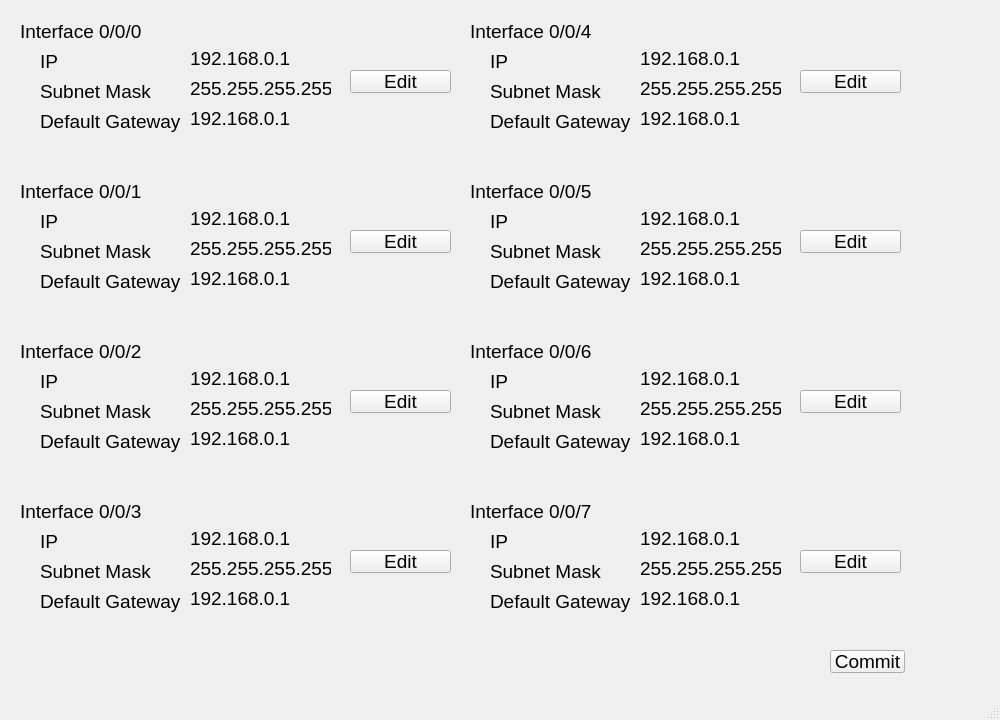
<?xml version="1.0" encoding="UTF-8"?>
<ui version="4.0">
 <class>Interfaces</class>
 <widget class="QMainWindow" name="Interfaces">
  <property name="geometry">
   <rect>
    <x>0</x>
    <y>0</y>
    <width>1000</width>
    <height>720</height>
   </rect>
  </property>
  <property name="minimumSize">
   <size>
    <width>1000</width>
    <height>720</height>
   </size>
  </property>
  <property name="maximumSize">
   <size>
    <width>1000</width>
    <height>720</height>
   </size>
  </property>
  <property name="windowTitle">
   <string>Interfaces</string>
  </property>
  <widget class="QWidget" name="centralwidget">
   <widget class="QLabel" name="label_2">
    <property name="geometry">
     <rect>
      <x>40</x>
      <y>50</y>
      <width>78</width>
      <height>23</height>
     </rect>
    </property>
    <property name="sizePolicy">
     <sizepolicy hsizetype="MinimumExpanding" vsizetype="MinimumExpanding">
      <horstretch>0</horstretch>
      <verstretch>0</verstretch>
     </sizepolicy>
    </property>
    <property name="font">
     <font>
      <pointsize>14</pointsize>
     </font>
    </property>
    <property name="text">
     <string>IP</string>
    </property>
   </widget>
   <widget class="QLabel" name="label">
    <property name="geometry">
     <rect>
      <x>20</x>
      <y>20</y>
      <width>131</width>
      <height>23</height>
     </rect>
    </property>
    <property name="sizePolicy">
     <sizepolicy hsizetype="MinimumExpanding" vsizetype="MinimumExpanding">
      <horstretch>0</horstretch>
      <verstretch>0</verstretch>
     </sizepolicy>
    </property>
    <property name="font">
     <font>
      <pointsize>14</pointsize>
     </font>
    </property>
    <property name="text">
     <string>Interface 0/0/0</string>
    </property>
   </widget>
   <widget class="QLabel" name="label_3">
    <property name="geometry">
     <rect>
      <x>40</x>
      <y>80</y>
      <width>111</width>
      <height>23</height>
     </rect>
    </property>
    <property name="sizePolicy">
     <sizepolicy hsizetype="MinimumExpanding" vsizetype="MinimumExpanding">
      <horstretch>0</horstretch>
      <verstretch>0</verstretch>
     </sizepolicy>
    </property>
    <property name="font">
     <font>
      <pointsize>14</pointsize>
     </font>
    </property>
    <property name="text">
     <string>Subnet Mask</string>
    </property>
   </widget>
   <widget class="QLabel" name="label_4">
    <property name="geometry">
     <rect>
      <x>40</x>
      <y>110</y>
      <width>141</width>
      <height>23</height>
     </rect>
    </property>
    <property name="sizePolicy">
     <sizepolicy hsizetype="MinimumExpanding" vsizetype="MinimumExpanding">
      <horstretch>0</horstretch>
      <verstretch>0</verstretch>
     </sizepolicy>
    </property>
    <property name="font">
     <font>
      <pointsize>14</pointsize>
     </font>
    </property>
    <property name="text">
     <string>Default Gateway</string>
    </property>
   </widget>
   <widget class="QLabel" name="label_5">
    <property name="geometry">
     <rect>
      <x>20</x>
      <y>180</y>
      <width>131</width>
      <height>23</height>
     </rect>
    </property>
    <property name="sizePolicy">
     <sizepolicy hsizetype="MinimumExpanding" vsizetype="MinimumExpanding">
      <horstretch>0</horstretch>
      <verstretch>0</verstretch>
     </sizepolicy>
    </property>
    <property name="font">
     <font>
      <pointsize>14</pointsize>
     </font>
    </property>
    <property name="text">
     <string>Interface 0/0/1</string>
    </property>
   </widget>
   <widget class="QLabel" name="label_6">
    <property name="geometry">
     <rect>
      <x>40</x>
      <y>210</y>
      <width>78</width>
      <height>23</height>
     </rect>
    </property>
    <property name="sizePolicy">
     <sizepolicy hsizetype="MinimumExpanding" vsizetype="MinimumExpanding">
      <horstretch>0</horstretch>
      <verstretch>0</verstretch>
     </sizepolicy>
    </property>
    <property name="font">
     <font>
      <pointsize>14</pointsize>
     </font>
    </property>
    <property name="text">
     <string>IP</string>
    </property>
   </widget>
   <widget class="QLabel" name="label_7">
    <property name="geometry">
     <rect>
      <x>40</x>
      <y>240</y>
      <width>111</width>
      <height>23</height>
     </rect>
    </property>
    <property name="sizePolicy">
     <sizepolicy hsizetype="MinimumExpanding" vsizetype="MinimumExpanding">
      <horstretch>0</horstretch>
      <verstretch>0</verstretch>
     </sizepolicy>
    </property>
    <property name="font">
     <font>
      <pointsize>14</pointsize>
     </font>
    </property>
    <property name="text">
     <string>Subnet Mask</string>
    </property>
   </widget>
   <widget class="QLabel" name="label_8">
    <property name="geometry">
     <rect>
      <x>40</x>
      <y>270</y>
      <width>141</width>
      <height>23</height>
     </rect>
    </property>
    <property name="sizePolicy">
     <sizepolicy hsizetype="MinimumExpanding" vsizetype="MinimumExpanding">
      <horstretch>0</horstretch>
      <verstretch>0</verstretch>
     </sizepolicy>
    </property>
    <property name="font">
     <font>
      <pointsize>14</pointsize>
     </font>
    </property>
    <property name="text">
     <string>Default Gateway</string>
    </property>
   </widget>
   <widget class="QLabel" name="label_9">
    <property name="geometry">
     <rect>
      <x>20</x>
      <y>340</y>
      <width>131</width>
      <height>23</height>
     </rect>
    </property>
    <property name="sizePolicy">
     <sizepolicy hsizetype="MinimumExpanding" vsizetype="MinimumExpanding">
      <horstretch>0</horstretch>
      <verstretch>0</verstretch>
     </sizepolicy>
    </property>
    <property name="font">
     <font>
      <pointsize>14</pointsize>
     </font>
    </property>
    <property name="text">
     <string>Interface 0/0/2</string>
    </property>
   </widget>
   <widget class="QLabel" name="label_10">
    <property name="geometry">
     <rect>
      <x>40</x>
      <y>370</y>
      <width>78</width>
      <height>23</height>
     </rect>
    </property>
    <property name="sizePolicy">
     <sizepolicy hsizetype="MinimumExpanding" vsizetype="MinimumExpanding">
      <horstretch>0</horstretch>
      <verstretch>0</verstretch>
     </sizepolicy>
    </property>
    <property name="font">
     <font>
      <pointsize>14</pointsize>
     </font>
    </property>
    <property name="text">
     <string>IP</string>
    </property>
   </widget>
   <widget class="QLabel" name="label_11">
    <property name="geometry">
     <rect>
      <x>40</x>
      <y>400</y>
      <width>111</width>
      <height>23</height>
     </rect>
    </property>
    <property name="sizePolicy">
     <sizepolicy hsizetype="MinimumExpanding" vsizetype="MinimumExpanding">
      <horstretch>0</horstretch>
      <verstretch>0</verstretch>
     </sizepolicy>
    </property>
    <property name="font">
     <font>
      <pointsize>14</pointsize>
     </font>
    </property>
    <property name="text">
     <string>Subnet Mask</string>
    </property>
   </widget>
   <widget class="QLabel" name="label_12">
    <property name="geometry">
     <rect>
      <x>40</x>
      <y>430</y>
      <width>141</width>
      <height>23</height>
     </rect>
    </property>
    <property name="sizePolicy">
     <sizepolicy hsizetype="MinimumExpanding" vsizetype="MinimumExpanding">
      <horstretch>0</horstretch>
      <verstretch>0</verstretch>
     </sizepolicy>
    </property>
    <property name="font">
     <font>
      <pointsize>14</pointsize>
     </font>
    </property>
    <property name="text">
     <string>Default Gateway</string>
    </property>
   </widget>
   <widget class="QLabel" name="label_13">
    <property name="geometry">
     <rect>
      <x>20</x>
      <y>500</y>
      <width>131</width>
      <height>23</height>
     </rect>
    </property>
    <property name="sizePolicy">
     <sizepolicy hsizetype="MinimumExpanding" vsizetype="MinimumExpanding">
      <horstretch>0</horstretch>
      <verstretch>0</verstretch>
     </sizepolicy>
    </property>
    <property name="font">
     <font>
      <pointsize>14</pointsize>
     </font>
    </property>
    <property name="text">
     <string>Interface 0/0/3</string>
    </property>
   </widget>
   <widget class="QLabel" name="label_14">
    <property name="geometry">
     <rect>
      <x>40</x>
      <y>530</y>
      <width>78</width>
      <height>23</height>
     </rect>
    </property>
    <property name="sizePolicy">
     <sizepolicy hsizetype="MinimumExpanding" vsizetype="MinimumExpanding">
      <horstretch>0</horstretch>
      <verstretch>0</verstretch>
     </sizepolicy>
    </property>
    <property name="font">
     <font>
      <pointsize>14</pointsize>
     </font>
    </property>
    <property name="text">
     <string>IP</string>
    </property>
   </widget>
   <widget class="QLabel" name="label_15">
    <property name="geometry">
     <rect>
      <x>40</x>
      <y>560</y>
      <width>111</width>
      <height>23</height>
     </rect>
    </property>
    <property name="sizePolicy">
     <sizepolicy hsizetype="MinimumExpanding" vsizetype="MinimumExpanding">
      <horstretch>0</horstretch>
      <verstretch>0</verstretch>
     </sizepolicy>
    </property>
    <property name="font">
     <font>
      <pointsize>14</pointsize>
     </font>
    </property>
    <property name="text">
     <string>Subnet Mask</string>
    </property>
   </widget>
   <widget class="QLabel" name="label_16">
    <property name="geometry">
     <rect>
      <x>40</x>
      <y>590</y>
      <width>141</width>
      <height>23</height>
     </rect>
    </property>
    <property name="sizePolicy">
     <sizepolicy hsizetype="MinimumExpanding" vsizetype="MinimumExpanding">
      <horstretch>0</horstretch>
      <verstretch>0</verstretch>
     </sizepolicy>
    </property>
    <property name="font">
     <font>
      <pointsize>14</pointsize>
     </font>
    </property>
    <property name="text">
     <string>Default Gateway</string>
    </property>
   </widget>
   <widget class="QLabel" name="label_17">
    <property name="geometry">
     <rect>
      <x>470</x>
      <y>20</y>
      <width>131</width>
      <height>23</height>
     </rect>
    </property>
    <property name="sizePolicy">
     <sizepolicy hsizetype="MinimumExpanding" vsizetype="MinimumExpanding">
      <horstretch>0</horstretch>
      <verstretch>0</verstretch>
     </sizepolicy>
    </property>
    <property name="font">
     <font>
      <pointsize>14</pointsize>
     </font>
    </property>
    <property name="text">
     <string>Interface 0/0/4</string>
    </property>
   </widget>
   <widget class="QLabel" name="label_18">
    <property name="geometry">
     <rect>
      <x>490</x>
      <y>50</y>
      <width>78</width>
      <height>23</height>
     </rect>
    </property>
    <property name="sizePolicy">
     <sizepolicy hsizetype="MinimumExpanding" vsizetype="MinimumExpanding">
      <horstretch>0</horstretch>
      <verstretch>0</verstretch>
     </sizepolicy>
    </property>
    <property name="font">
     <font>
      <pointsize>14</pointsize>
     </font>
    </property>
    <property name="text">
     <string>IP</string>
    </property>
   </widget>
   <widget class="QLabel" name="label_19">
    <property name="geometry">
     <rect>
      <x>490</x>
      <y>80</y>
      <width>111</width>
      <height>23</height>
     </rect>
    </property>
    <property name="sizePolicy">
     <sizepolicy hsizetype="MinimumExpanding" vsizetype="MinimumExpanding">
      <horstretch>0</horstretch>
      <verstretch>0</verstretch>
     </sizepolicy>
    </property>
    <property name="font">
     <font>
      <pointsize>14</pointsize>
     </font>
    </property>
    <property name="text">
     <string>Subnet Mask</string>
    </property>
   </widget>
   <widget class="QLabel" name="label_20">
    <property name="geometry">
     <rect>
      <x>490</x>
      <y>110</y>
      <width>141</width>
      <height>23</height>
     </rect>
    </property>
    <property name="sizePolicy">
     <sizepolicy hsizetype="MinimumExpanding" vsizetype="MinimumExpanding">
      <horstretch>0</horstretch>
      <verstretch>0</verstretch>
     </sizepolicy>
    </property>
    <property name="font">
     <font>
      <pointsize>14</pointsize>
     </font>
    </property>
    <property name="text">
     <string>Default Gateway</string>
    </property>
   </widget>
   <widget class="QLabel" name="label_21">
    <property name="geometry">
     <rect>
      <x>470</x>
      <y>180</y>
      <width>131</width>
      <height>23</height>
     </rect>
    </property>
    <property name="sizePolicy">
     <sizepolicy hsizetype="MinimumExpanding" vsizetype="MinimumExpanding">
      <horstretch>0</horstretch>
      <verstretch>0</verstretch>
     </sizepolicy>
    </property>
    <property name="font">
     <font>
      <pointsize>14</pointsize>
     </font>
    </property>
    <property name="text">
     <string>Interface 0/0/5</string>
    </property>
   </widget>
   <widget class="QLabel" name="label_22">
    <property name="geometry">
     <rect>
      <x>490</x>
      <y>210</y>
      <width>78</width>
      <height>23</height>
     </rect>
    </property>
    <property name="sizePolicy">
     <sizepolicy hsizetype="MinimumExpanding" vsizetype="MinimumExpanding">
      <horstretch>0</horstretch>
      <verstretch>0</verstretch>
     </sizepolicy>
    </property>
    <property name="font">
     <font>
      <pointsize>14</pointsize>
     </font>
    </property>
    <property name="text">
     <string>IP</string>
    </property>
   </widget>
   <widget class="QLabel" name="label_23">
    <property name="geometry">
     <rect>
      <x>490</x>
      <y>240</y>
      <width>111</width>
      <height>23</height>
     </rect>
    </property>
    <property name="sizePolicy">
     <sizepolicy hsizetype="MinimumExpanding" vsizetype="MinimumExpanding">
      <horstretch>0</horstretch>
      <verstretch>0</verstretch>
     </sizepolicy>
    </property>
    <property name="font">
     <font>
      <pointsize>14</pointsize>
     </font>
    </property>
    <property name="text">
     <string>Subnet Mask</string>
    </property>
   </widget>
   <widget class="QLabel" name="label_24">
    <property name="geometry">
     <rect>
      <x>490</x>
      <y>270</y>
      <width>141</width>
      <height>23</height>
     </rect>
    </property>
    <property name="sizePolicy">
     <sizepolicy hsizetype="MinimumExpanding" vsizetype="MinimumExpanding">
      <horstretch>0</horstretch>
      <verstretch>0</verstretch>
     </sizepolicy>
    </property>
    <property name="font">
     <font>
      <pointsize>14</pointsize>
     </font>
    </property>
    <property name="text">
     <string>Default Gateway</string>
    </property>
   </widget>
   <widget class="QLabel" name="label_25">
    <property name="geometry">
     <rect>
      <x>470</x>
      <y>340</y>
      <width>131</width>
      <height>23</height>
     </rect>
    </property>
    <property name="sizePolicy">
     <sizepolicy hsizetype="MinimumExpanding" vsizetype="MinimumExpanding">
      <horstretch>0</horstretch>
      <verstretch>0</verstretch>
     </sizepolicy>
    </property>
    <property name="font">
     <font>
      <pointsize>14</pointsize>
     </font>
    </property>
    <property name="text">
     <string>Interface 0/0/6</string>
    </property>
   </widget>
   <widget class="QLabel" name="label_26">
    <property name="geometry">
     <rect>
      <x>490</x>
      <y>370</y>
      <width>78</width>
      <height>23</height>
     </rect>
    </property>
    <property name="sizePolicy">
     <sizepolicy hsizetype="MinimumExpanding" vsizetype="MinimumExpanding">
      <horstretch>0</horstretch>
      <verstretch>0</verstretch>
     </sizepolicy>
    </property>
    <property name="font">
     <font>
      <pointsize>14</pointsize>
     </font>
    </property>
    <property name="text">
     <string>IP</string>
    </property>
   </widget>
   <widget class="QLabel" name="label_27">
    <property name="geometry">
     <rect>
      <x>490</x>
      <y>400</y>
      <width>111</width>
      <height>23</height>
     </rect>
    </property>
    <property name="sizePolicy">
     <sizepolicy hsizetype="MinimumExpanding" vsizetype="MinimumExpanding">
      <horstretch>0</horstretch>
      <verstretch>0</verstretch>
     </sizepolicy>
    </property>
    <property name="font">
     <font>
      <pointsize>14</pointsize>
     </font>
    </property>
    <property name="text">
     <string>Subnet Mask</string>
    </property>
   </widget>
   <widget class="QLabel" name="label_28">
    <property name="geometry">
     <rect>
      <x>490</x>
      <y>430</y>
      <width>141</width>
      <height>23</height>
     </rect>
    </property>
    <property name="sizePolicy">
     <sizepolicy hsizetype="MinimumExpanding" vsizetype="MinimumExpanding">
      <horstretch>0</horstretch>
      <verstretch>0</verstretch>
     </sizepolicy>
    </property>
    <property name="font">
     <font>
      <pointsize>14</pointsize>
     </font>
    </property>
    <property name="text">
     <string>Default Gateway</string>
    </property>
   </widget>
   <widget class="QLabel" name="label_29">
    <property name="geometry">
     <rect>
      <x>470</x>
      <y>500</y>
      <width>131</width>
      <height>23</height>
     </rect>
    </property>
    <property name="sizePolicy">
     <sizepolicy hsizetype="MinimumExpanding" vsizetype="MinimumExpanding">
      <horstretch>0</horstretch>
      <verstretch>0</verstretch>
     </sizepolicy>
    </property>
    <property name="font">
     <font>
      <pointsize>14</pointsize>
     </font>
    </property>
    <property name="text">
     <string>Interface 0/0/7</string>
    </property>
   </widget>
   <widget class="QLabel" name="label_30">
    <property name="geometry">
     <rect>
      <x>490</x>
      <y>530</y>
      <width>78</width>
      <height>23</height>
     </rect>
    </property>
    <property name="sizePolicy">
     <sizepolicy hsizetype="MinimumExpanding" vsizetype="MinimumExpanding">
      <horstretch>0</horstretch>
      <verstretch>0</verstretch>
     </sizepolicy>
    </property>
    <property name="font">
     <font>
      <pointsize>14</pointsize>
     </font>
    </property>
    <property name="text">
     <string>IP</string>
    </property>
   </widget>
   <widget class="QLabel" name="label_31">
    <property name="geometry">
     <rect>
      <x>490</x>
      <y>560</y>
      <width>111</width>
      <height>23</height>
     </rect>
    </property>
    <property name="sizePolicy">
     <sizepolicy hsizetype="MinimumExpanding" vsizetype="MinimumExpanding">
      <horstretch>0</horstretch>
      <verstretch>0</verstretch>
     </sizepolicy>
    </property>
    <property name="font">
     <font>
      <pointsize>14</pointsize>
     </font>
    </property>
    <property name="text">
     <string>Subnet Mask</string>
    </property>
   </widget>
   <widget class="QLabel" name="label_32">
    <property name="geometry">
     <rect>
      <x>490</x>
      <y>590</y>
      <width>141</width>
      <height>23</height>
     </rect>
    </property>
    <property name="sizePolicy">
     <sizepolicy hsizetype="MinimumExpanding" vsizetype="MinimumExpanding">
      <horstretch>0</horstretch>
      <verstretch>0</verstretch>
     </sizepolicy>
    </property>
    <property name="font">
     <font>
      <pointsize>14</pointsize>
     </font>
    </property>
    <property name="text">
     <string>Default Gateway</string>
    </property>
   </widget>
   <widget class="QLabel" name="Interface0IP_2">
    <property name="geometry">
     <rect>
      <x>190</x>
      <y>80</y>
      <width>141</width>
      <height>16</height>
     </rect>
    </property>
    <property name="font">
     <font>
      <pointsize>14</pointsize>
     </font>
    </property>
    <property name="text">
     <string>255.255.255.255</string>
    </property>
   </widget>
   <widget class="QLabel" name="Interface0IP_3">
    <property name="geometry">
     <rect>
      <x>190</x>
      <y>50</y>
      <width>111</width>
      <height>16</height>
     </rect>
    </property>
    <property name="font">
     <font>
      <pointsize>14</pointsize>
     </font>
    </property>
    <property name="text">
     <string>192.168.0.1</string>
    </property>
   </widget>
   <widget class="QLabel" name="Interface0IP_4">
    <property name="geometry">
     <rect>
      <x>190</x>
      <y>110</y>
      <width>111</width>
      <height>16</height>
     </rect>
    </property>
    <property name="font">
     <font>
      <pointsize>14</pointsize>
     </font>
    </property>
    <property name="text">
     <string>192.168.0.1</string>
    </property>
   </widget>
   <widget class="QLabel" name="Interface0IP_5">
    <property name="geometry">
     <rect>
      <x>190</x>
      <y>270</y>
      <width>111</width>
      <height>16</height>
     </rect>
    </property>
    <property name="font">
     <font>
      <pointsize>14</pointsize>
     </font>
    </property>
    <property name="text">
     <string>192.168.0.1</string>
    </property>
   </widget>
   <widget class="QLabel" name="Interface0IP_6">
    <property name="geometry">
     <rect>
      <x>190</x>
      <y>240</y>
      <width>141</width>
      <height>16</height>
     </rect>
    </property>
    <property name="font">
     <font>
      <pointsize>14</pointsize>
     </font>
    </property>
    <property name="text">
     <string>255.255.255.255</string>
    </property>
   </widget>
   <widget class="QLabel" name="Interface0IP_7">
    <property name="geometry">
     <rect>
      <x>190</x>
      <y>210</y>
      <width>111</width>
      <height>16</height>
     </rect>
    </property>
    <property name="font">
     <font>
      <pointsize>14</pointsize>
     </font>
    </property>
    <property name="text">
     <string>192.168.0.1</string>
    </property>
   </widget>
   <widget class="QLabel" name="Interface0IP_8">
    <property name="geometry">
     <rect>
      <x>190</x>
      <y>430</y>
      <width>111</width>
      <height>16</height>
     </rect>
    </property>
    <property name="font">
     <font>
      <pointsize>14</pointsize>
     </font>
    </property>
    <property name="text">
     <string>192.168.0.1</string>
    </property>
   </widget>
   <widget class="QLabel" name="Interface0IP_9">
    <property name="geometry">
     <rect>
      <x>190</x>
      <y>370</y>
      <width>111</width>
      <height>16</height>
     </rect>
    </property>
    <property name="font">
     <font>
      <pointsize>14</pointsize>
     </font>
    </property>
    <property name="text">
     <string>192.168.0.1</string>
    </property>
   </widget>
   <widget class="QLabel" name="Interface0IP_10">
    <property name="geometry">
     <rect>
      <x>190</x>
      <y>400</y>
      <width>141</width>
      <height>16</height>
     </rect>
    </property>
    <property name="font">
     <font>
      <pointsize>14</pointsize>
     </font>
    </property>
    <property name="text">
     <string>255.255.255.255</string>
    </property>
   </widget>
   <widget class="QLabel" name="Interface0IP_11">
    <property name="geometry">
     <rect>
      <x>190</x>
      <y>590</y>
      <width>111</width>
      <height>16</height>
     </rect>
    </property>
    <property name="font">
     <font>
      <pointsize>14</pointsize>
     </font>
    </property>
    <property name="text">
     <string>192.168.0.1</string>
    </property>
   </widget>
   <widget class="QLabel" name="Interface0IP_12">
    <property name="geometry">
     <rect>
      <x>190</x>
      <y>530</y>
      <width>111</width>
      <height>16</height>
     </rect>
    </property>
    <property name="font">
     <font>
      <pointsize>14</pointsize>
     </font>
    </property>
    <property name="text">
     <string>192.168.0.1</string>
    </property>
   </widget>
   <widget class="QLabel" name="Interface0IP_13">
    <property name="geometry">
     <rect>
      <x>190</x>
      <y>560</y>
      <width>141</width>
      <height>16</height>
     </rect>
    </property>
    <property name="font">
     <font>
      <pointsize>14</pointsize>
     </font>
    </property>
    <property name="text">
     <string>255.255.255.255</string>
    </property>
   </widget>
   <widget class="QLabel" name="Interface0IP_14">
    <property name="geometry">
     <rect>
      <x>640</x>
      <y>110</y>
      <width>111</width>
      <height>16</height>
     </rect>
    </property>
    <property name="font">
     <font>
      <pointsize>14</pointsize>
     </font>
    </property>
    <property name="text">
     <string>192.168.0.1</string>
    </property>
   </widget>
   <widget class="QLabel" name="Interface0IP_15">
    <property name="geometry">
     <rect>
      <x>640</x>
      <y>50</y>
      <width>111</width>
      <height>16</height>
     </rect>
    </property>
    <property name="font">
     <font>
      <pointsize>14</pointsize>
     </font>
    </property>
    <property name="text">
     <string>192.168.0.1</string>
    </property>
   </widget>
   <widget class="QLabel" name="Interface0IP_16">
    <property name="geometry">
     <rect>
      <x>640</x>
      <y>80</y>
      <width>141</width>
      <height>16</height>
     </rect>
    </property>
    <property name="font">
     <font>
      <pointsize>14</pointsize>
     </font>
    </property>
    <property name="text">
     <string>255.255.255.255</string>
    </property>
   </widget>
   <widget class="QLabel" name="Interface0IP_17">
    <property name="geometry">
     <rect>
      <x>640</x>
      <y>270</y>
      <width>111</width>
      <height>16</height>
     </rect>
    </property>
    <property name="font">
     <font>
      <pointsize>14</pointsize>
     </font>
    </property>
    <property name="text">
     <string>192.168.0.1</string>
    </property>
   </widget>
   <widget class="QLabel" name="Interface0IP_18">
    <property name="geometry">
     <rect>
      <x>640</x>
      <y>210</y>
      <width>111</width>
      <height>16</height>
     </rect>
    </property>
    <property name="font">
     <font>
      <pointsize>14</pointsize>
     </font>
    </property>
    <property name="text">
     <string>192.168.0.1</string>
    </property>
   </widget>
   <widget class="QLabel" name="Interface0IP_19">
    <property name="geometry">
     <rect>
      <x>640</x>
      <y>240</y>
      <width>141</width>
      <height>16</height>
     </rect>
    </property>
    <property name="font">
     <font>
      <pointsize>14</pointsize>
     </font>
    </property>
    <property name="text">
     <string>255.255.255.255</string>
    </property>
   </widget>
   <widget class="QLabel" name="Interface0IP_20">
    <property name="geometry">
     <rect>
      <x>640</x>
      <y>430</y>
      <width>111</width>
      <height>16</height>
     </rect>
    </property>
    <property name="font">
     <font>
      <pointsize>14</pointsize>
     </font>
    </property>
    <property name="text">
     <string>192.168.0.1</string>
    </property>
   </widget>
   <widget class="QLabel" name="Interface0IP_21">
    <property name="geometry">
     <rect>
      <x>640</x>
      <y>370</y>
      <width>111</width>
      <height>16</height>
     </rect>
    </property>
    <property name="font">
     <font>
      <pointsize>14</pointsize>
     </font>
    </property>
    <property name="text">
     <string>192.168.0.1</string>
    </property>
   </widget>
   <widget class="QLabel" name="Interface0IP_22">
    <property name="geometry">
     <rect>
      <x>640</x>
      <y>400</y>
      <width>141</width>
      <height>16</height>
     </rect>
    </property>
    <property name="font">
     <font>
      <pointsize>14</pointsize>
     </font>
    </property>
    <property name="text">
     <string>255.255.255.255</string>
    </property>
   </widget>
   <widget class="QLabel" name="Interface0IP_23">
    <property name="geometry">
     <rect>
      <x>640</x>
      <y>590</y>
      <width>111</width>
      <height>16</height>
     </rect>
    </property>
    <property name="font">
     <font>
      <pointsize>14</pointsize>
     </font>
    </property>
    <property name="text">
     <string>192.168.0.1</string>
    </property>
   </widget>
   <widget class="QLabel" name="Interface0IP_24">
    <property name="geometry">
     <rect>
      <x>640</x>
      <y>530</y>
      <width>111</width>
      <height>16</height>
     </rect>
    </property>
    <property name="font">
     <font>
      <pointsize>14</pointsize>
     </font>
    </property>
    <property name="text">
     <string>192.168.0.1</string>
    </property>
   </widget>
   <widget class="QLabel" name="Interface0IP_25">
    <property name="geometry">
     <rect>
      <x>640</x>
      <y>560</y>
      <width>141</width>
      <height>16</height>
     </rect>
    </property>
    <property name="font">
     <font>
      <pointsize>14</pointsize>
     </font>
    </property>
    <property name="text">
     <string>255.255.255.255</string>
    </property>
   </widget>
   <widget class="QPushButton" name="IntEdit0">
    <property name="geometry">
     <rect>
      <x>350</x>
      <y>70</y>
      <width>101</width>
      <height>23</height>
     </rect>
    </property>
    <property name="font">
     <font>
      <pointsize>14</pointsize>
     </font>
    </property>
    <property name="text">
     <string>Edit</string>
    </property>
   </widget>
   <widget class="QPushButton" name="IntEdit1">
    <property name="geometry">
     <rect>
      <x>350</x>
      <y>230</y>
      <width>101</width>
      <height>23</height>
     </rect>
    </property>
    <property name="font">
     <font>
      <pointsize>14</pointsize>
     </font>
    </property>
    <property name="text">
     <string>Edit</string>
    </property>
   </widget>
   <widget class="QPushButton" name="IntEdit3">
    <property name="geometry">
     <rect>
      <x>350</x>
      <y>550</y>
      <width>101</width>
      <height>23</height>
     </rect>
    </property>
    <property name="font">
     <font>
      <pointsize>14</pointsize>
     </font>
    </property>
    <property name="text">
     <string>Edit</string>
    </property>
   </widget>
   <widget class="QPushButton" name="IntEdit2">
    <property name="geometry">
     <rect>
      <x>350</x>
      <y>390</y>
      <width>101</width>
      <height>23</height>
     </rect>
    </property>
    <property name="font">
     <font>
      <pointsize>14</pointsize>
     </font>
    </property>
    <property name="text">
     <string>Edit</string>
    </property>
   </widget>
   <widget class="QPushButton" name="IntEdit4">
    <property name="geometry">
     <rect>
      <x>800</x>
      <y>70</y>
      <width>101</width>
      <height>23</height>
     </rect>
    </property>
    <property name="font">
     <font>
      <pointsize>14</pointsize>
     </font>
    </property>
    <property name="text">
     <string>Edit</string>
    </property>
   </widget>
   <widget class="QPushButton" name="IntEdit5">
    <property name="geometry">
     <rect>
      <x>800</x>
      <y>230</y>
      <width>101</width>
      <height>23</height>
     </rect>
    </property>
    <property name="font">
     <font>
      <pointsize>14</pointsize>
     </font>
    </property>
    <property name="text">
     <string>Edit</string>
    </property>
   </widget>
   <widget class="QPushButton" name="IntEdit6">
    <property name="geometry">
     <rect>
      <x>800</x>
      <y>390</y>
      <width>101</width>
      <height>23</height>
     </rect>
    </property>
    <property name="font">
     <font>
      <pointsize>14</pointsize>
     </font>
    </property>
    <property name="text">
     <string>Edit</string>
    </property>
   </widget>
   <widget class="QPushButton" name="IntEdit7">
    <property name="geometry">
     <rect>
      <x>800</x>
      <y>550</y>
      <width>101</width>
      <height>23</height>
     </rect>
    </property>
    <property name="font">
     <font>
      <pointsize>14</pointsize>
     </font>
    </property>
    <property name="text">
     <string>Edit</string>
    </property>
   </widget>
   <widget class="QPushButton" name="IntCommit">
    <property name="geometry">
     <rect>
      <x>830</x>
      <y>650</y>
      <width>75</width>
      <height>23</height>
     </rect>
    </property>
    <property name="font">
     <font>
      <pointsize>14</pointsize>
     </font>
    </property>
    <property name="text">
     <string>Commit</string>
    </property>
   </widget>
  </widget>
  <widget class="QMenuBar" name="menubar">
   <property name="geometry">
    <rect>
     <x>0</x>
     <y>0</y>
     <width>1000</width>
     <height>21</height>
    </rect>
   </property>
  </widget>
  <widget class="QStatusBar" name="statusbar"/>
 </widget>
 <resources/>
 <connections/>
</ui>
